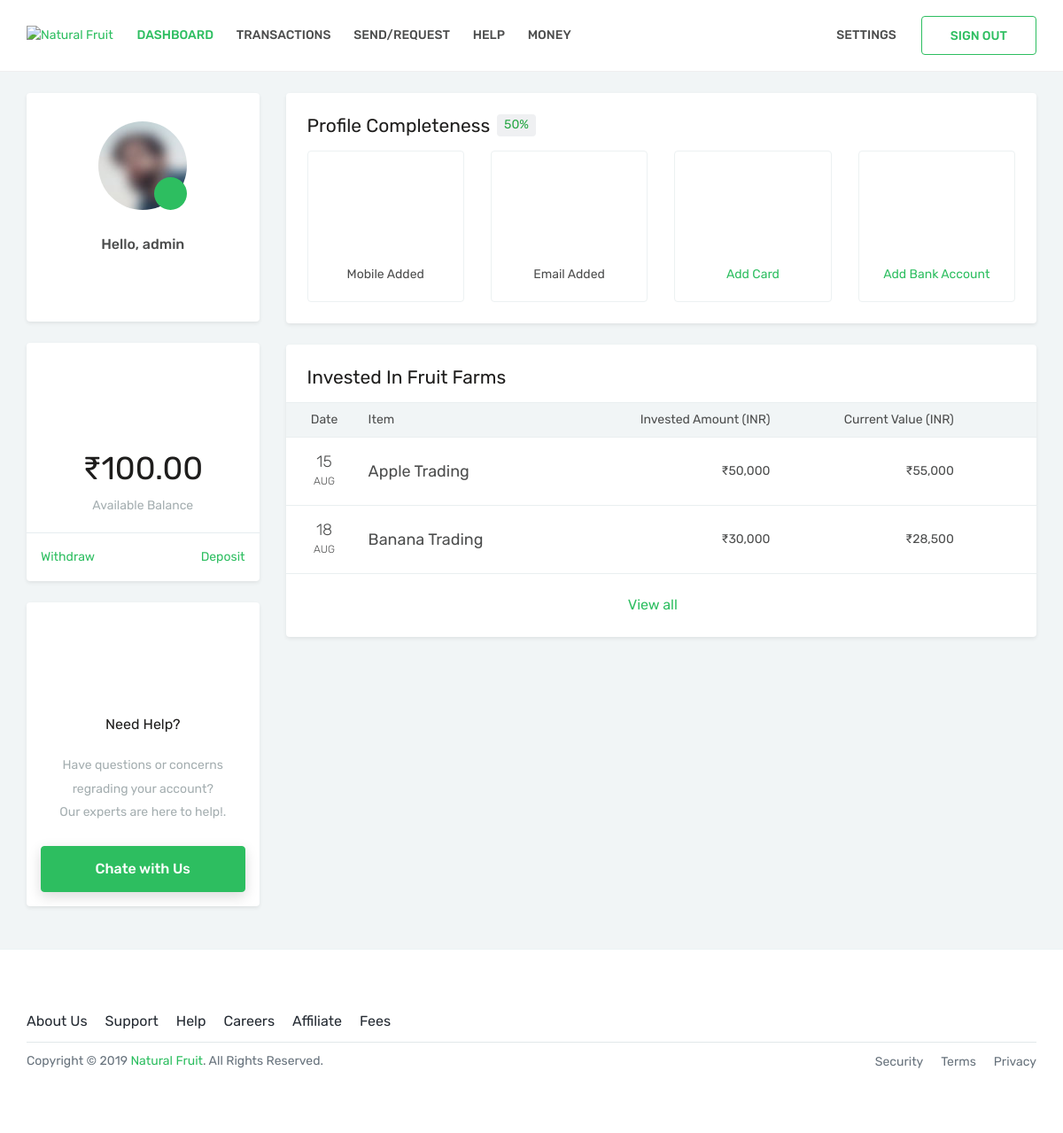
Page /dashboard/ (signed in) on the committed database.
### account/models.py (models this page shows, shortened)
class CustomUser(AbstractUser):
    email = models.EmailField(unique=True, null=True, blank=True)
    name = models.CharField(max_length=100, null=True, blank=True)
    phone_no = models.CharField(max_length=20, unique=True)
    profile_photo = models.ImageField(upload_to='profile_photos/', blank=True, null=True, default='default_profile_photos/default_profile.jpg')
    wallet_balance = models.DecimalField(max_digits=10, decimal_places=2, default=100)
    groups = models.ManyToManyField(Group, verbose_name=_('groups'), blank=True, related_name='customuser_set')
    user_permissions = models.ManyToManyField(Permission, verbose_name=_('user permissions'), blank=True, related_name='customuser_set')

### app/views.py (the view)
# urls.py: path('dashboard/', dashboard, name='dashboard'),
@login_required
def dashboard(request):
    user = request.user
    profile_image_form = UserProfilePhotoForm(instance=user)
    transactions = Order.objects.filter(user=user).order_by('-datetime_of_payment')
    return render(request, "dashboard.html",  {'user': user, 'transactions': transactions, 'form':profile_image_form})

### app/templates/dashboard.html (shortened to what this page needs)
{% extends 'base.html' %}
{% load static %}
{% block content %}
<div id="main-wrapper">
  <header id="header">
    <div class="container">
      <div class="header-row">
        <div class="header-column justify-content-start">
          <div class="logo"> <a class="d-flex" href="index.html" title="Natural Fruit - "><img src="{% static 'images/logo.png' %}" alt="Natural Fruit" /></a> </div>
          <nav class="primary-menu navbar navbar-expand-lg">
            <div id="header-nav" class="collapse navbar-collapse">
              <ul class="navbar-nav mr-auto">
                <li class="active"><a href="{% url 'dashboard' %}">Dashboard</a></li>
                <li><a href="{% url 'transactions' %}">Transactions</a></li>
                <li><a href="send-money.html">Send/Request</a></li>
                <li><a href="help.html">Help</a></li>
                <li class="dropdown"> <a class="dropdown-toggle" href="#">Money</a>
                </li>
              </ul>
            </div>
          </nav>
        </div>
        <div class="header-column justify-content-end">
          <nav class="login-signup navbar navbar-expand">
            <ul class="navbar-nav">
              <li><a href="profile.html">Settings</a> </li>
              <li class="align-items-center h-auto ml-sm-3"><a class="btn btn-outline-primary shadow-none d-none d-sm-block" href="{% url 'accounts:logout' %}?logout=yes">Sign out</a></li>
            </ul>
          </nav>
        </div>
      </div>
    </div>
  </header>
  <div id="content" class="py-4">
    <div class="container">
      <div class="row">
        <aside class="col-lg-3">
          <div class="bg-light shadow-sm rounded text-center p-3 mb-4">
            <div class="profile-thumb mt-3 mb-4"> <img class="rounded-circle" src="{{ user.profile_photo.url }}" alt="">
              <div class="profile-thumb-edit custom-file bg-primary text-white"  data-toggle="modal" data-target="#profilePhotoModal" title="Change Profile Picture"> <i class="fas fa-camera position-absolute"></i>
              </div>
            </div>
            <p class="text-3 font-weight-500 mb-2">Hello, {{ user.username }}</p>
            <p class="mb-2"><a href="profile.html" class="text-5 text-light" data-toggle="tooltip" title="Edit Profile"><i class="fas fa-edit"></i></a></p>
          </div>
          <div class="bg-light shadow-sm rounded text-center p-3 mb-4">
            <div class="text-17 text-light my-3"><i class="fas fa-wallet"></i></div>
            <h3 class="text-9 font-weight-400">₹{{ user.wallet_balance }}</h3>
            <p class="mb-2 text-muted opacity-8">Available Balance</p>
            <hr class="mx-n3">
            <div class="d-flex"><a href="#" class="btn-link mr-auto">Withdraw</a> <a href="#" class="btn-link ml-auto">Deposit</a></div>
          </div>
          <div class="bg-light shadow-sm rounded text-center p-3 mb-4">
            <div class="text-17 text-light my-3"><i class="fas fa-comments"></i></div>
            <h3 class="text-3 font-weight-400 my-4">Need Help?</h3>
            <p class="text-muted opacity-8 mb-4">Have questions or concerns regrading your account?<br>
              Our experts are here to help!.</p>
            <a href="#" class="btn btn-primary btn-block">Chate with Us</a>
          </div>
        </aside>
        <div class="col-lg-9">
          <div class="bg-light shadow-sm rounded p-4 mb-4">
            <h3 class="text-5 font-weight-400 d-flex align-items-center mb-3">Profile Completeness <span class="bg-light-4 text-success rounded px-2 py-1 font-weight-400 text-2 ml-2">50%</span></h3>
            <div class="row profile-completeness">
              <div class="col-sm-6 col-md-3 mb-4 mb-md-0">
                <div class="border rounded p-3 text-center"> <span class="d-block text-10 text-light mt-2 mb-3"><i class="fas fa-mobile-alt"></i></span> <span class="text-5 d-block text-success mt-4 mb-3"><i class="fas fa-check-circle"></i></span>
                  <p class="mb-0">Mobile Added</p>
                </div>
              </div>
              <div class="col-sm-6 col-md-3 mb-4 mb-md-0">
                <div class="border rounded p-3 text-center"> <span class="d-block text-10 text-light mt-2 mb-3"><i class="fas fa-envelope"></i></span> <span class="text-5 d-block text-success mt-4 mb-3"><i class="fas fa-check-circle"></i></span>
                  <p class="mb-0">Email Added</p>
                </div>
              </div>
              <div class="col-sm-6 col-md-3 mb-4 mb-sm-0">
                <div class="border rounded p-3 text-center"> <span class="d-block text-10 text-light mt-2 mb-3"><i class="fas fa-credit-card"></i></span> <span class="text-5 d-block text-light mt-4 mb-3"><i class="far fa-circle "></i></span>
                  <p class="mb-0"><a class="btn-link stretched-link" href="">Add Card</a></p>
                </div>
              </div>
              <div class="col-sm-6 col-md-3">
                <div class="border rounded p-3 text-center"> <span class="d-block text-10 text-light mt-2 mb-3"><i class="fas fa-university"></i></span> <span class="text-5 d-block text-light mt-4 mb-3"><i class="far fa-circle "></i></span>
                  <p class="mb-0"><a class="btn-link stretched-link" href="">Add Bank Account</a></p>
                </div>
              </div>
            </div>
          </div>
            <div class="bg-light shadow-sm rounded py-4 mb-4">
                <h3 class="text-5 font-weight-400 d-flex align-items-center px-4 mb-3">Invested In Fruit Farms</h3>
                <div class="transaction-title py-2 px-4">
                <div class="row">
                    <div class="col-2 col-sm-1 text-center"><span class="">Date</span></div>
                    <div class="col col-sm-4">Item</div>
                    <div class="col-3 text-right">Invested Amount (INR)</div>
                    <div class="col-3 text-right">Current Value (INR)</div>
                </div>
                </div>
                <div class="transaction-list">
                <div class="transaction-item px-4 py-3" data-toggle="modal" data-target="#transaction-detail">
                    <div class="row align-items-center flex-row">
                    <div class="col-2 col-sm-1 text-center">
                        <span class="d-block text-4 font-weight-300">15</span>
                        <span class="d-block text-1 font-weight-300 text-uppercase">AUG</span>
                    </div>
                    <div class="col col-sm-4">
                        <span class="d-block text-4">Apple Trading</span>
                    </div>
                    <div class="col-3 text-right">
                        <span class="text-nowrap">₹50,000</span>
                    </div>
                    <div class="col-3 text-right">
                        <span class="text-nowrap">₹55,000</span>
                    </div>
                    </div>
                </div>
                <div class="transaction-item px-4 py-3" data-toggle="modal" data-target="#transaction-detail">
                    <div class="row align-items-center flex-row">
                    <div class="col-2 col-sm-1 text-center">
                        <span class="d-block text-4 font-weight-300">18</span>
                        <span class="d-block text-1 font-weight-300 text-uppercase">AUG</span>
                    </div>
                    <div class="col col-sm-4">
                        <span class="d-block text-4">Banana Trading</span>
                    </div>
                    <div class="col-3 text-right">
                        <span class="text-nowrap">₹30,000</span>
                    </div>
                    <div class="col-3 text-right">
                        <span class="text-nowrap">₹28,500</span>
                    </div>
                    </div>
                </div>
                </div>
                <div class="text-center mt-4"><a href="transactions.html" class="btn-link text-3">View all<i class="fas fa-chevron-right text-2 ml-2"></i></a></div>
            </div>
                    </div>
                </div>
                </div>
            </div>
            <footer id="footer">
                <div class="container">
                <div class="row">
                    <div class="col-lg d-lg-flex align-items-center">
                    <ul class="nav justify-content-center justify-content-lg-start text-3">
                        <li class="nav-item"> <a class="nav-link active" href="#">About Us</a></li>
                        <li class="nav-item"> <a class="nav-link" href="#">Support</a></li>
                        <li class="nav-item"> <a class="nav-link" href="#">Help</a></li>
                        <li class="nav-item"> <a class="nav-link" href="#">Careers</a></li>
                        <li class="nav-item"> <a class="nav-link" href="#">Affiliate</a></li>
                        <li class="nav-item"> <a class="nav-link" href="#">Fees</a></li>
                    </ul>
                    </div>
                    <div class="col-lg d-lg-flex justify-content-lg-end mt-3 mt-lg-0">
                    <ul class="social-icons justify-content-center">
                        <li class="social-icons-facebook"><a data-toggle="tooltip" href="http://www.facebook.com/" target="_blank" title="Facebook"><i class="fab fa-facebook-f"></i></a></li>
                        <li class="social-icons-twitter"><a data-toggle="tooltip" href="http://www.twitter.com/" target="_blank" title="Twitter"><i class="fab fa-twitter"></i></a></li>
                        <li class="social-icons-google"><a data-toggle="tooltip" href="http://www.google.com/" target="_blank" title="Google"><i class="fab fa-google"></i></a></li>
                        <li class="social-icons-youtube"><a data-toggle="tooltip" href="http://www.youtube.com/" target="_blank" title="Youtube"><i class="fab fa-youtube"></i></a></li>
                    </ul>
                    </div>
                </div>
                <div class="footer-copyright pt-3 pt-lg-2 mt-2">
                    <div class="row">
                    <div class="col-lg">
                        <p class="text-center text-lg-left mb-2 mb-lg-0">Copyright &copy; 2019 <a href="#">Natural Fruit</a>. All Rights Reserved.</p>
                    </div>
                    <div class="col-lg d-lg-flex align-items-center justify-content-lg-end">
                        <ul class="nav justify-content-center">
                        <li class="nav-item"> <a class="nav-link active" href="#">Security</a></li>
                        <li class="nav-item"> <a class="nav-link" href="#">Terms</a></li>
                        <li class="nav-item"> <a class="nav-link" href="#">Privacy</a></li>
                        </ul>
                    </div>
                    </div>
                </div>
                </div>
            </footer>
            </div>
{% endblock content %}

### rows in the picture
CustomUser: profile_photo (placeholder picture), username "admin", wallet_balance "100.00"
